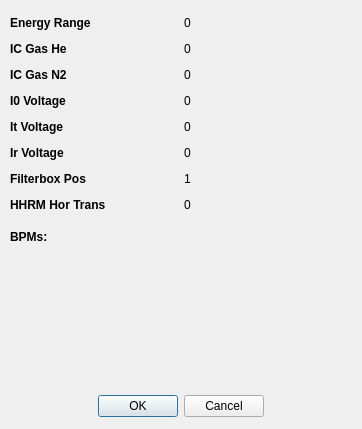
<?xml version="1.0" encoding="UTF-8"?>
<ui version="4.0">
 <class>Dialog</class>
 <widget class="QDialog" name="Dialog">
  <property name="geometry">
   <rect>
    <x>0</x>
    <y>0</y>
    <width>362</width>
    <height>429</height>
   </rect>
  </property>
  <property name="windowTitle">
   <string>Dialog</string>
  </property>
  <widget class="QDialogButtonBox" name="buttonBox">
   <property name="geometry">
    <rect>
     <x>10</x>
     <y>390</y>
     <width>341</width>
     <height>32</height>
    </rect>
   </property>
   <property name="orientation">
    <enum>Qt::Horizontal</enum>
   </property>
   <property name="standardButtons">
    <set>QDialogButtonBox::Cancel|QDialogButtonBox::Ok</set>
   </property>
   <property name="centerButtons">
    <bool>true</bool>
   </property>
  </widget>
  <widget class="QWidget" name="gridLayoutWidget">
   <property name="geometry">
    <rect>
     <x>10</x>
     <y>10</y>
     <width>341</width>
     <height>211</height>
    </rect>
   </property>
   <layout class="QGridLayout" name="gridLayout">
    <item row="5" column="1">
     <widget class="QLabel" name="label_ir_voltage">
      <property name="sizePolicy">
       <sizepolicy hsizetype="Preferred" vsizetype="Maximum">
        <horstretch>0</horstretch>
        <verstretch>0</verstretch>
       </sizepolicy>
      </property>
      <property name="text">
       <string>0</string>
      </property>
      <property name="alignment">
       <set>Qt::AlignLeading|Qt::AlignLeft|Qt::AlignTop</set>
      </property>
     </widget>
    </item>
    <item row="0" column="1">
     <widget class="QLabel" name="label_en_range">
      <property name="sizePolicy">
       <sizepolicy hsizetype="Preferred" vsizetype="Maximum">
        <horstretch>0</horstretch>
        <verstretch>0</verstretch>
       </sizepolicy>
      </property>
      <property name="text">
       <string>0</string>
      </property>
      <property name="alignment">
       <set>Qt::AlignLeading|Qt::AlignLeft|Qt::AlignTop</set>
      </property>
     </widget>
    </item>
    <item row="3" column="0">
     <widget class="QLabel" name="label_7">
      <property name="sizePolicy">
       <sizepolicy hsizetype="Preferred" vsizetype="Maximum">
        <horstretch>0</horstretch>
        <verstretch>0</verstretch>
       </sizepolicy>
      </property>
      <property name="font">
       <font>
        <weight>75</weight>
        <bold>true</bold>
       </font>
      </property>
      <property name="text">
       <string>I0 Voltage</string>
      </property>
      <property name="alignment">
       <set>Qt::AlignLeading|Qt::AlignLeft|Qt::AlignTop</set>
      </property>
     </widget>
    </item>
    <item row="2" column="0">
     <widget class="QLabel" name="label_6">
      <property name="sizePolicy">
       <sizepolicy hsizetype="Preferred" vsizetype="Maximum">
        <horstretch>0</horstretch>
        <verstretch>0</verstretch>
       </sizepolicy>
      </property>
      <property name="font">
       <font>
        <weight>75</weight>
        <bold>true</bold>
       </font>
      </property>
      <property name="text">
       <string>IC Gas N2</string>
      </property>
      <property name="alignment">
       <set>Qt::AlignLeading|Qt::AlignLeft|Qt::AlignTop</set>
      </property>
     </widget>
    </item>
    <item row="1" column="0">
     <widget class="QLabel" name="label_5">
      <property name="sizePolicy">
       <sizepolicy hsizetype="Preferred" vsizetype="Maximum">
        <horstretch>0</horstretch>
        <verstretch>0</verstretch>
       </sizepolicy>
      </property>
      <property name="font">
       <font>
        <weight>75</weight>
        <bold>true</bold>
       </font>
      </property>
      <property name="text">
       <string>IC Gas He</string>
      </property>
      <property name="alignment">
       <set>Qt::AlignLeading|Qt::AlignLeft|Qt::AlignTop</set>
      </property>
     </widget>
    </item>
    <item row="0" column="0">
     <widget class="QLabel" name="label_4">
      <property name="sizePolicy">
       <sizepolicy hsizetype="Preferred" vsizetype="Maximum">
        <horstretch>0</horstretch>
        <verstretch>0</verstretch>
       </sizepolicy>
      </property>
      <property name="font">
       <font>
        <weight>75</weight>
        <bold>true</bold>
       </font>
      </property>
      <property name="text">
       <string>Energy Range</string>
      </property>
      <property name="alignment">
       <set>Qt::AlignLeading|Qt::AlignLeft|Qt::AlignTop</set>
      </property>
     </widget>
    </item>
    <item row="4" column="0">
     <widget class="QLabel" name="label_8">
      <property name="sizePolicy">
       <sizepolicy hsizetype="Preferred" vsizetype="Maximum">
        <horstretch>0</horstretch>
        <verstretch>0</verstretch>
       </sizepolicy>
      </property>
      <property name="font">
       <font>
        <weight>75</weight>
        <bold>true</bold>
       </font>
      </property>
      <property name="text">
       <string>It Voltage</string>
      </property>
      <property name="alignment">
       <set>Qt::AlignLeading|Qt::AlignLeft|Qt::AlignTop</set>
      </property>
     </widget>
    </item>
    <item row="6" column="0">
     <widget class="QLabel" name="label_10">
      <property name="sizePolicy">
       <sizepolicy hsizetype="Preferred" vsizetype="Maximum">
        <horstretch>0</horstretch>
        <verstretch>0</verstretch>
       </sizepolicy>
      </property>
      <property name="font">
       <font>
        <weight>75</weight>
        <bold>true</bold>
       </font>
      </property>
      <property name="text">
       <string>Filterbox Pos</string>
      </property>
      <property name="alignment">
       <set>Qt::AlignLeading|Qt::AlignLeft|Qt::AlignTop</set>
      </property>
     </widget>
    </item>
    <item row="7" column="0">
     <widget class="QLabel" name="label_11">
      <property name="sizePolicy">
       <sizepolicy hsizetype="Preferred" vsizetype="Maximum">
        <horstretch>0</horstretch>
        <verstretch>0</verstretch>
       </sizepolicy>
      </property>
      <property name="font">
       <font>
        <weight>75</weight>
        <bold>true</bold>
       </font>
      </property>
      <property name="text">
       <string>HHRM Hor Trans</string>
      </property>
      <property name="alignment">
       <set>Qt::AlignLeading|Qt::AlignLeft|Qt::AlignTop</set>
      </property>
     </widget>
    </item>
    <item row="1" column="1">
     <widget class="QLabel" name="label_ic_gas_he">
      <property name="sizePolicy">
       <sizepolicy hsizetype="Preferred" vsizetype="Maximum">
        <horstretch>0</horstretch>
        <verstretch>0</verstretch>
       </sizepolicy>
      </property>
      <property name="text">
       <string>0</string>
      </property>
      <property name="alignment">
       <set>Qt::AlignLeading|Qt::AlignLeft|Qt::AlignTop</set>
      </property>
     </widget>
    </item>
    <item row="2" column="1">
     <widget class="QLabel" name="label_ic_gas_n2">
      <property name="sizePolicy">
       <sizepolicy hsizetype="Preferred" vsizetype="Maximum">
        <horstretch>0</horstretch>
        <verstretch>0</verstretch>
       </sizepolicy>
      </property>
      <property name="text">
       <string>0</string>
      </property>
      <property name="alignment">
       <set>Qt::AlignLeading|Qt::AlignLeft|Qt::AlignTop</set>
      </property>
     </widget>
    </item>
    <item row="3" column="1">
     <widget class="QLabel" name="label_i0_voltage">
      <property name="sizePolicy">
       <sizepolicy hsizetype="Preferred" vsizetype="Maximum">
        <horstretch>0</horstretch>
        <verstretch>0</verstretch>
       </sizepolicy>
      </property>
      <property name="text">
       <string>0</string>
      </property>
      <property name="alignment">
       <set>Qt::AlignLeading|Qt::AlignLeft|Qt::AlignTop</set>
      </property>
     </widget>
    </item>
    <item row="4" column="1">
     <widget class="QLabel" name="label_it_voltage">
      <property name="sizePolicy">
       <sizepolicy hsizetype="Preferred" vsizetype="Maximum">
        <horstretch>0</horstretch>
        <verstretch>0</verstretch>
       </sizepolicy>
      </property>
      <property name="text">
       <string>0</string>
      </property>
      <property name="alignment">
       <set>Qt::AlignLeading|Qt::AlignLeft|Qt::AlignTop</set>
      </property>
     </widget>
    </item>
    <item row="6" column="1">
     <widget class="QLabel" name="label_fb_pos">
      <property name="sizePolicy">
       <sizepolicy hsizetype="Preferred" vsizetype="Maximum">
        <horstretch>0</horstretch>
        <verstretch>0</verstretch>
       </sizepolicy>
      </property>
      <property name="text">
       <string>1</string>
      </property>
      <property name="alignment">
       <set>Qt::AlignLeading|Qt::AlignLeft|Qt::AlignTop</set>
      </property>
     </widget>
    </item>
    <item row="5" column="0">
     <widget class="QLabel" name="label_9">
      <property name="sizePolicy">
       <sizepolicy hsizetype="Preferred" vsizetype="Maximum">
        <horstretch>0</horstretch>
        <verstretch>0</verstretch>
       </sizepolicy>
      </property>
      <property name="font">
       <font>
        <weight>75</weight>
        <bold>true</bold>
       </font>
      </property>
      <property name="text">
       <string>Ir Voltage</string>
      </property>
      <property name="alignment">
       <set>Qt::AlignLeading|Qt::AlignLeft|Qt::AlignTop</set>
      </property>
     </widget>
    </item>
    <item row="7" column="1">
     <widget class="QLabel" name="label_hhrm_hor_trans">
      <property name="sizePolicy">
       <sizepolicy hsizetype="Preferred" vsizetype="Maximum">
        <horstretch>0</horstretch>
        <verstretch>0</verstretch>
       </sizepolicy>
      </property>
      <property name="text">
       <string>0</string>
      </property>
      <property name="alignment">
       <set>Qt::AlignLeading|Qt::AlignLeft|Qt::AlignTop</set>
      </property>
     </widget>
    </item>
   </layout>
  </widget>
  <widget class="QWidget" name="verticalLayoutWidget">
   <property name="geometry">
    <rect>
     <x>10</x>
     <y>230</y>
     <width>341</width>
     <height>151</height>
    </rect>
   </property>
   <layout class="QVBoxLayout" name="verticalLayout">
    <item>
     <layout class="QGridLayout" name="gridLayout_2">
      <item row="0" column="0">
       <widget class="QLabel" name="label_12">
        <property name="sizePolicy">
         <sizepolicy hsizetype="Preferred" vsizetype="Maximum">
          <horstretch>0</horstretch>
          <verstretch>0</verstretch>
         </sizepolicy>
        </property>
        <property name="font">
         <font>
          <weight>75</weight>
          <bold>true</bold>
         </font>
        </property>
        <property name="text">
         <string>BPMs:</string>
        </property>
        <property name="alignment">
         <set>Qt::AlignLeading|Qt::AlignLeft|Qt::AlignTop</set>
        </property>
       </widget>
      </item>
     </layout>
    </item>
    <item>
     <spacer name="verticalSpacer">
      <property name="orientation">
       <enum>Qt::Vertical</enum>
      </property>
      <property name="sizeHint" stdset="0">
       <size>
        <width>20</width>
        <height>40</height>
       </size>
      </property>
     </spacer>
    </item>
   </layout>
  </widget>
  <zorder>buttonBox</zorder>
  <zorder>gridLayoutWidget</zorder>
  <zorder>label_12</zorder>
  <zorder>label_12</zorder>
  <zorder>label_12</zorder>
  <zorder>verticalLayoutWidget</zorder>
 </widget>
 <resources/>
 <connections>
  <connection>
   <sender>buttonBox</sender>
   <signal>accepted()</signal>
   <receiver>Dialog</receiver>
   <slot>accept()</slot>
   <hints>
    <hint type="sourcelabel">
     <x>248</x>
     <y>254</y>
    </hint>
    <hint type="destinationlabel">
     <x>157</x>
     <y>274</y>
    </hint>
   </hints>
  </connection>
  <connection>
   <sender>buttonBox</sender>
   <signal>rejected()</signal>
   <receiver>Dialog</receiver>
   <slot>reject()</slot>
   <hints>
    <hint type="sourcelabel">
     <x>316</x>
     <y>260</y>
    </hint>
    <hint type="destinationlabel">
     <x>286</x>
     <y>274</y>
    </hint>
   </hints>
  </connection>
 </connections>
</ui>
